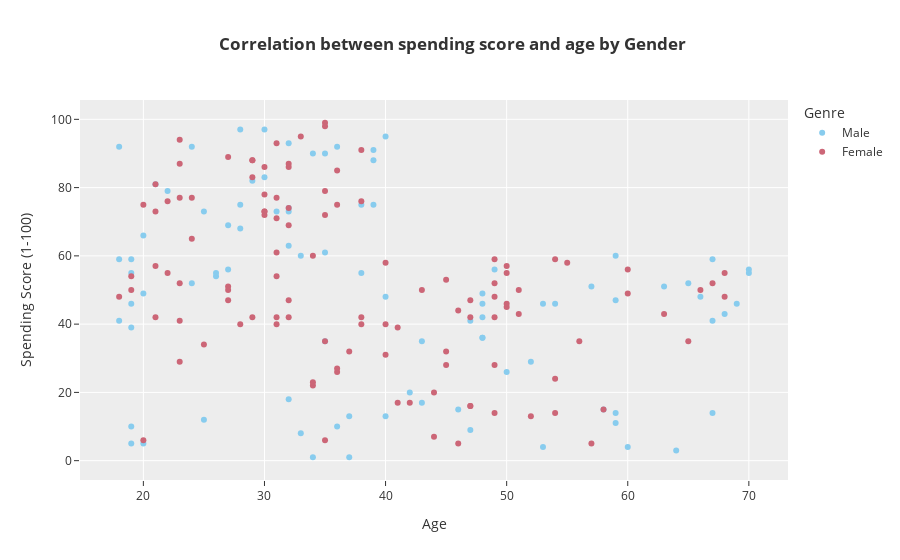

Notebook cell for this chart:
### Code cell
fig = px.scatter(data_frame=df, x="Age", y="Spending Score (1-100)", color="Genre",
                  color_discrete_sequence=px.colors.qualitative.Safe, 
                  title="<b> Correlation between spending score and age by Gender")
fig.show()

### Figure 1 — Plotly figure (JSON) as saved in the notebook; plotly's stock layout.template omitted (floating-point values rounded to 4 significant figures)
{"data": [{"hovertemplate": "Genre=Male<br>Age=%{x}<br>Spending Score (1-100)=%{y}<extra></extra>", "legendgroup": "Male", "marker": {"color": "rgb(136, 204, 238)", "symbol": "circle"}, "mode": "markers", "name": "Male", "orientation": "v", "showlegend": true, "x": [19, 21, 64, 67, 37, 22, 20, 52, 35, 25, 31, 29, 35, 60, 53, 18, 24, 48, 33, 59, 47, 69, 53, 70, 19, 63, 18, 19, 70, 59, 26, 40, 57, 38, 67, 48, 18, 48, 24, 48, 20, 67, 26, 49, 54, 68, 66, 65, 19, 27, 39, 43, 40, 59, 38, 47, 39, 20, 32, 19, 32, 25, 28, 48, 34, 43, 39, 37, 34, 19, 50, 42, 32, 40, 28, 36, 36, 58, 27, 59, 35, 46, 30, 28, 33, 32, 32, 30], "xaxis": "x", "y": [39, 81, 3, 14, 13, 79, 66, 29, 35, 73, 73, 82, 61, 4, 4, 92, 92, 36, 60, 60, 41, 46, 46, 56, 55, 51, 59, 59, 55, 47, 54, 48, 51, 55, 41, 46, 41, 49, 52, 42, 49, 59, 55, 56, 46, 43, 48, 52, 46, 56, 91, 35, 95, 11, 75, 9, 75, 5, 73, 10, 93, 12, 97, 36, 90, 17, 88, 1, 1, 5, 26, 20, 63, 13, 75, 10, 92, 15, 69, 14, 90, 15, 97, 68, 8, 74, 18, 83], "yaxis": "y", "type": "scatter"}, {"hovertemplate": "Genre=Female<br>Age=%{x}<br>Spending Score (1-100)=%{y}<extra></extra>", "legendgroup": "Female", "marker": {"color": "rgb(204, 102, 119)", "symbol": "circle"}, "mode": "markers", "name": "Female", "orientation": "v", "showlegend": true, "x": [20, 23, 31, 22, 35, 23, 30, 35, 58, 24, 35, 35, 46, 54, 45, 40, 23, 21, 49, 21, 42, 30, 36, 20, 65, 31, 49, 24, 50, 27, 29, 31, 49, 31, 50, 51, 27, 67, 54, 43, 68, 32, 47, 60, 60, 45, 23, 49, 46, 21, 55, 22, 34, 50, 68, 40, 32, 47, 27, 23, 49, 21, 66, 19, 38, 18, 19, 63, 49, 51, 50, 38, 40, 23, 31, 25, 31, 29, 44, 35, 57, 28, 32, 32, 34, 44, 38, 47, 27, 30, 30, 56, 29, 31, 36, 33, 36, 52, 30, 37, 32, 29, 41, 54, 41, 36, 34, 32, 38, 47, 35, 45], "xaxis": "x", "y": [6, 77, 40, 76, 6, 94, 72, 99, 15, 77, 35, 98, 5, 14, 32, 31, 87, 73, 14, 81, 17, 73, 26, 75, 35, 61, 28, 65, 55, 47, 42, 42, 52, 54, 45, 50, 51, 52, 59, 50, 48, 47, 42, 49, 56, 53, 52, 42, 44, 57, 58, 55, 60, 46, 55, 40, 42, 47, 50, 41, 48, 42, 50, 54, 42, 48, 50, 43, 59, 43, 57, 40, 58, 29, 77, 34, 71, 88, 7, 72, 5, 40, 87, 74, 22, 20, 76, 16, 89, 78, 73, 35, 83, 93, 75, 95, 27, 13, 86, 32, 86, 88, 39, 24, 17, 85, 23, 69, 91, 16, 79, 28], "yaxis": "y", "type": "scatter"}], "layout": {"xaxis": {"anchor": "y", "domain": [0, 1], "title": {"text": "Age"}, "type": "linear", "range": [14.72, 73.28], "autorange": true}, "yaxis": {"anchor": "x", "domain": [0, 1], "title": {"text": "Spending Score (1-100)"}, "type": "linear", "range": [-6.178, 106.2], "autorange": true}, "legend": {"title": {"text": "Genre"}, "tracegroupgap": 0}, "title": {"text": "<b> Correlation between spending score and age by Gender"}, "autosize": true}}
